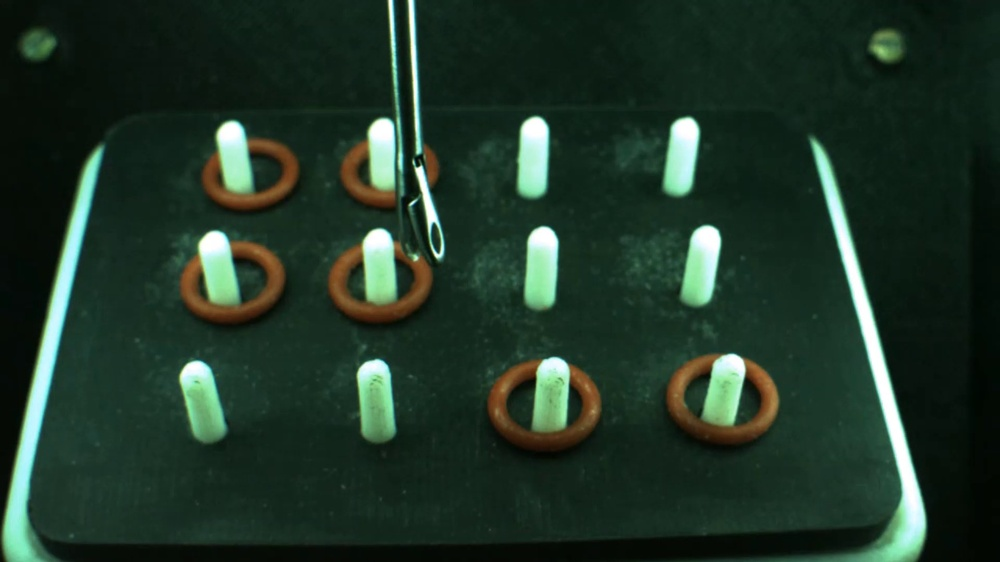
#> input picture frames/frame62.jpg, 1000 x 562 px, shrunk from 1920 x 1080 before the run, found by its file name
$ python open.py
#> lines starting #> are read from the running program, lines starting #| are printed output that depends on the picture
#import numpy asnp
import shutil
import cv2
import os
dirname = "open_frames"
#if os.path.exists(dirname):
#    shutil.rmtree(dirname)
#os.mkdir(dirname)
os.chdir(dirname)

path = "/home/dwijesh/Documents/sem5/vision/assns/assn1/practice/bsMOG2_frames/frame62.jpg"
img = cv2.imread(path,0)
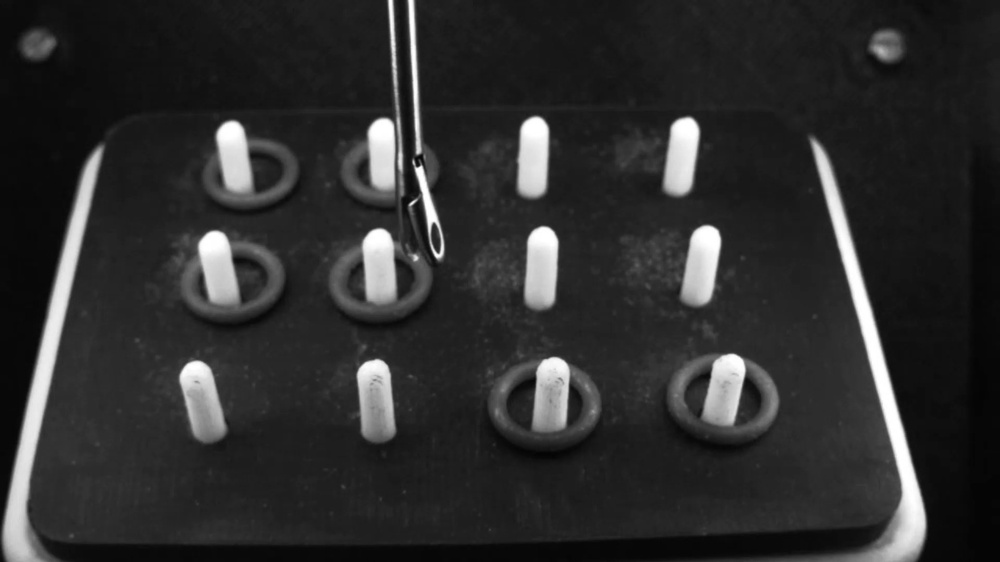
#> img: shape (562, 1000); min 4, max 255, mean 46.6
size = 3
kernel_ellipse = cv2.getStructuringElement(cv2.MORPH_ELLIPSE,(5,5))
kernel_cross = cv2.getStructuringElement(cv2.MORPH_CROSS,(5,5))
for i in range(1,4):
    kernel_rect = cv2.getStructuringElement(cv2.MORPH_RECT,(size,size))
    opening = cv2.morphologyEx(img, cv2.MORPH_OPEN, kernel_rect)
    size  = size +2
#> after the loop, size = 9
cv2.imwrite("openfr62_MOG2_357.jpg", opening)
